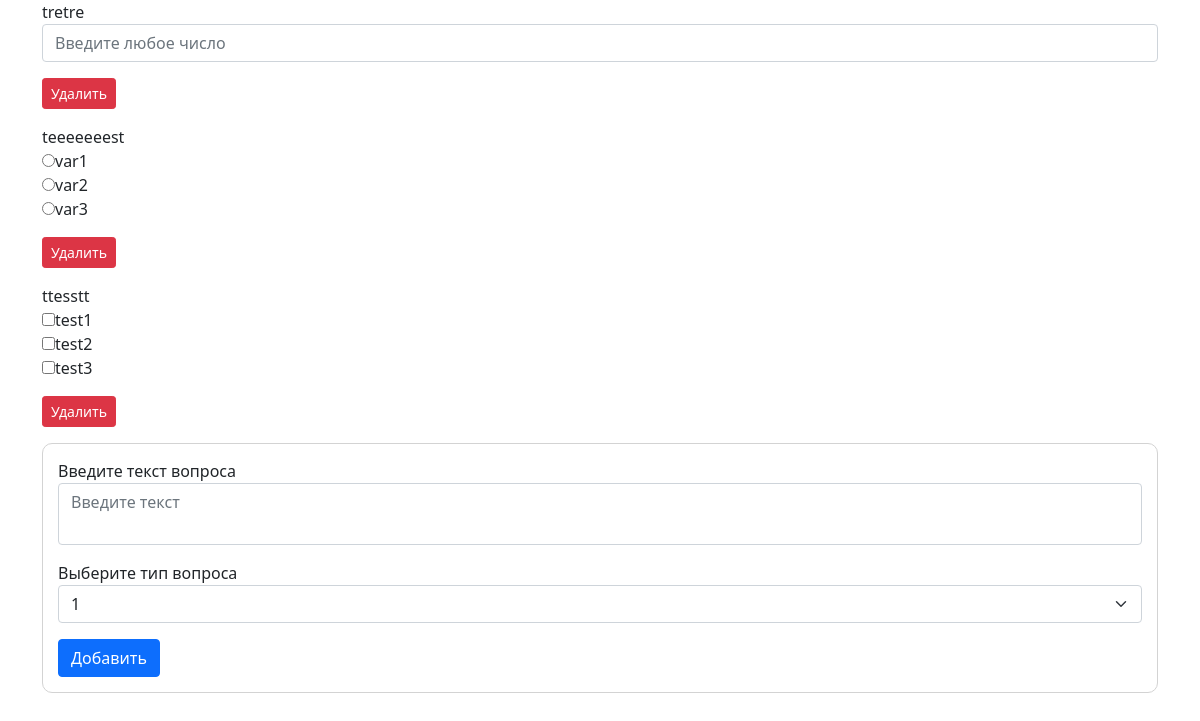
Screenshot of /session.php?id=2&edit=true (signed in) with the database file from the repository.
### tables this page shows
CREATE TABLE `questions` (
  `id` int NOT NULL,
  `session_id` int NOT NULL,
  `question_type` int NOT NULL,
  `question` text NOT NULL,
  `answer` text
);

### session.php (the view, shortened to what this page needs)
<?php
require_once "connect.php";
if (isset($_GET['id'])) {
    $sessionId = $_GET['id'];
    $questionsGet = $db->prepare("SELECT * FROM questions WHERE session_id = '$sessionId';");
    $questionsGet->execute();
    $arr = $questionsGet->fetchAll();
    $arrLength = count($arr);
    $sessionGet = $db->prepare("SELECT * FROM sessions WHERE id = '$sessionId';");
    $sessionGet->execute();
    $session = $sessionGet->fetch();
}
$edit = false;
if (isset($_SESSION['admin']) && $_GET['edit'] == true) {
    $edit = true;
}
?>
<!doctype html>
<html lang="en">
<head>
  <link href="https://cdn.jsdelivr.net/npm/bootstrap@5.0.0-beta1/dist/css/bootstrap.min.css" rel="stylesheet"
>
</head>
<body>
<div class="container">
    <?php
    if (isset($_GET['id'])) {
        if ($session != false && $session['status'] != 'closed') {
            echo "<form action='' method='post'>";
            for ($i = 0; $i < $arrLength; $i++) {
                $questionId = $arr[$i]['id'];
                $questionType = $arr[$i]['question_type'];
                $question = $arr[$i]['question'];
                $answer = $arr[$i]['answer'];
                switch ($questionType) {
                    case 1:
                        echo "<label class='mb-3' style='width:100%'>
                                <span>$question</span>
                                <input class='form-control' type='number' name='question-$questionId' placeholder='Введите любое число' required>
                              </label>";
                        if ($edit) {
                            echo "<a href='#' class='delete-btn btn btn-danger btn-sm mb-3' id='$questionId'>Удалить</a>";
                        }
                        break;
                    case 5:
                        $radioArray = explode(',', $answer);
                        $radioArrayCount = count($radioArray);
                        echo "<div class='mb-3' style='width:100%'><span>$question</span>";
                        for ($j = 0; $j < $radioArrayCount; $j++) {
                            $currentValue = stristr($radioArray[$j], '=');
                            $currentValue = substr($currentValue, 1);
                            $currentRadio = stristr($radioArray[$j], '=', true);
                            echo "<label class='d-block'><input type='radio' name='question-$questionId' value='$currentRadio=$currentValue' required><span>$currentRadio</span></label>";
                        }
                        echo "</div>";
                        if ($edit) {
                            echo "<a href='#' class='delete-btn btn btn-danger btn-sm mb-3' id='$questionId'>Удалить</a>";
                        }
                        break;
                    case 6:
                        $checkboxArray = explode(',', $answer);
                        $checkboxArrayCount = count($checkboxArray);
                        echo "<div class='mb-3' style='width:100%'><span>$question</span>";
                        for ($j = 0; $j < $checkboxArrayCount; $j++) {
                            $currentValue = stristr($checkboxArray[$j], '=');
                            $currentValue = substr($currentValue, 1);
                            $currentCheckbox = stristr($checkboxArray[$j], '=', true);
                            echo "<label class='d-block'><input type='checkbox' name='question-" . $questionId . "[]' value='$currentCheckbox=$currentValue'><span>$currentCheckbox</span></label>";
                        }
                        echo "</div>";
                        if ($edit) {
                            echo "<a href='#' class='delete-btn btn btn-danger btn-sm mb-3' id='$questionId'>Удалить</a>";
                        }
                        break;
                }
            }
            echo "</form>";
            if ($edit) {
                echo "<form action='' method='post' style='border: 1px solid lightgrey; border-radius: 10px;; padding: 15px'>
                        <label for='type-question' class='d-block mb-3'>
                        <span>Введите текст вопроса</span>
                        <textarea class='form-control' name='question-text' placeholder='Введите текст'  minlength='1' maxlength='255' style='resize: none' required></textarea>
                        </label>
                        <label for='type-question' class='d-block mb-3'>
                          <span>Выберите тип вопроса</span>
                          <select class='form-select' name='type-question' id='type-question'>
                            <option value='1'>1</option>
                            <option value='2'>2</option>
                            <option value='3'>3</option>
                            <option value='4'>4</option>
                            <option value='5'>5</option>
                            <option value='6'>6</option>
                          </select>
                        </label>
                        <label for='type-question' class='answer-input mb-3'>
                        <span>Введите ответ на вопрос</span>
                        <textarea class='form-control' name='question-answer' placeholder='Введите ответ'  minlength='1' maxlength='255' style='resize: none'></textarea>
                        </label>
                        <input class='btn btn-primary' type='submit' name='add-question' value='Добавить'>
                      </form>";
            }
        } else {
            echo '<span><b>Error 404</b></span><br><span>Сессия не найдена</span>';
        }
    } else {
        echo '<span><b>Error 404</b></span><br><span>Сессия не найдена</span>';
    }
    ?>
</div>
</body>
</html>

### rows the page displays
questions: question "tretre"
questions: question "teeeeeeest", answer "var1", answer "var2", answer "var3"
questions: question "ttesstt", answer "test1", answer "test2", answer "test3"
